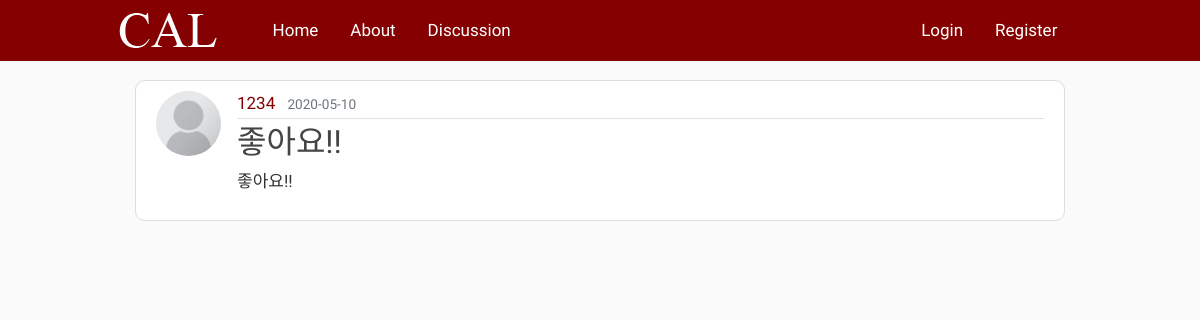
Screenshot of /post/8 with the database file from the repository.
### flaskblog/models.py (models this page shows, shortened)
class User(db.Model, UserMixin):
    id = db.Column(db.Integer, primary_key=True)
    username = db.Column(db.String(20), unique=True, nullable=False)
    email = db.Column(db.String(120), unique=True, nullable=False)
    image_file = db.Column(db.String(20), nullable=False, default='default.jpg')
    password = db.Column(db.String(60), nullable=False)
    posts = db.relationship('Post', backref='author', lazy=True)

class Post(db.Model):
    id = db.Column(db.Integer, primary_key=True)
    title = db.Column(db.String(100), nullable=False)
    date_posted = db.Column(db.DateTime, nullable=False, default=datetime.utcnow())
    content = db.Column(db.Text, nullable=False)
    user_id = db.Column(db.Integer, db.ForeignKey('user.id'), nullable=False)

### flaskblog/routes.py (the view)
@app.route("/post/<int:post_id>")
def post(post_id):
    post = Post.query.get_or_404(post_id)
    return render_template('post.html', title=post.title, post=post)

### flaskblog/templates/post.html (shortened to what this page needs)
{% extends "layout.html" %}
{% block content %}
    <article class="media content-section">
        <img class="rounded-circle article-img" src="{{ url_for('static', filename='profile_pics/' + post.author.image_file) }}">
        <div class="media-body">
            <div class="article-metadata">
                <a class="mr-2" href="#">{{ post.author.username }}</a>
                <small class="text-muted">{{ post.date_posted.strftime('%Y-%m-%d') }}</small>
            </div>
            <h2 class="article-title">{{ post.title }}</h2>
            <p class="article-content">{{ post.content }}</p>
        </div>
    </article>
{% endblock content %}

### flaskblog/static/main.css (style rules this page uses)
body { background: #fafafa; color: #333333; margin-top: 5rem; }
h1, h2, h3, h4, h5, h6 { color: #444444; }
.content-section { background: #ffffff; padding: 10px 20px; border: 1px solid #dddddd; border-radius: 3px; margin-bottom: 20px; }
.article-title { color: #444444; }
.article-content { white-space: pre-line; }
.article-img { height: 65px; width: 65px; margin-right: 16px; }
.article-metadata { padding-bottom: 1px; margin-bottom: 4px; border-bottom: 1px solid #e3e3e3 }

### flaskblog/templates/layout.html (style rules this page uses)
body { font-family: 'Nanum Gothic'; font-size: 17px; }
.article-metadata a { color: rgb(133, 0, 0); }
article.media.content-section { border-radius: 10px; }

### rows the page displays
User: image_file (placeholder picture), author.username "1234"
Post: date_posted "2020-05-10", title "좋아요!!", content "좋아요!!"
